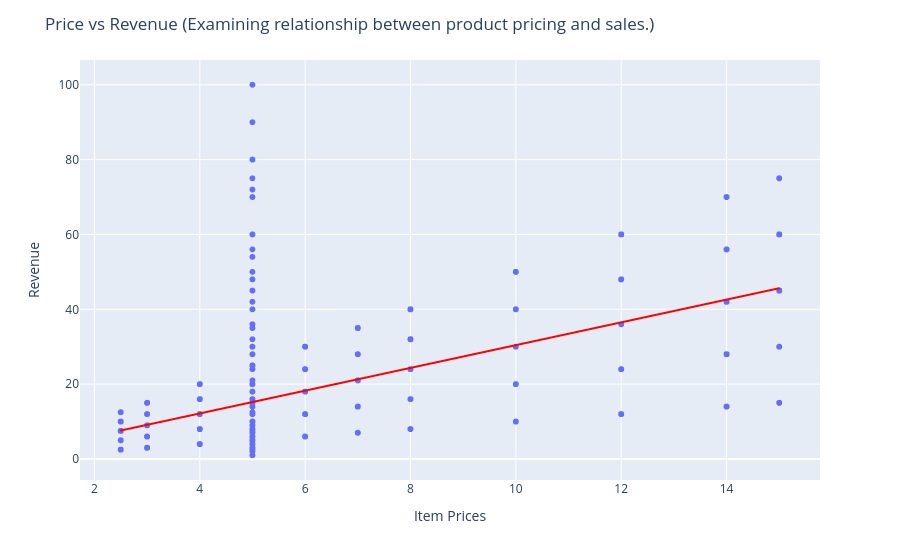

Write notebook code for a chart like this one.
### Code cell
fig = px.scatter(
    df,
    x= 'Price',
    y = 'Revenue',
    trendline = 'ols'

)

fig.update_layout(
    xaxis_title="Item Prices",
    yaxis_title="Revenue",
    title = 'Price vs Revenue (Examining relationship between product pricing and sales.)'
)

fig.data[1].line.color = 'red'
fig.show()

### Figure 1 — Plotly figure (JSON) as saved in the notebook; plotly's stock layout.template omitted (floating-point values rounded to 4 significant figures; data arrays with more than 128 entries replaced by an {"elided": "..."} marker saying what was removed)
{"data": [{"hovertemplate": "Price=%{x}<br>Revenue=%{y}<extra></extra>", "legendgroup": "", "marker": {"color": "#636efa", "symbol": "circle"}, "mode": "markers", "name": "", "showlegend": false, "type": "scattergl", "x": {"elided": "15470 float values"}, "xaxis": "x", "y": {"elided": "15470 float values"}, "yaxis": "y"}, {"hovertemplate": "<b>OLS trendline</b><br>Revenue = 3.04161 * Price + 0.00635506<br>R<sup>2</sup>=0.518278<br><br>Price=%{x}<br>Revenue=%{y} <b>(trend)</b><extra></extra>", "legendgroup": "", "line": {"color": "red"}, "marker": {"color": "#636efa", "symbol": "circle"}, "mode": "lines", "name": "", "showlegend": false, "type": "scattergl", "x": {"elided": "15470 float values"}, "xaxis": "x", "y": {"elided": "15470 float values"}, "yaxis": "y"}], "layout": {"legend": {"tracegroupgap": 0}, "margin": {"t": 60}, "title": {"text": "Price vs Revenue (Examining relationship between product pricing and sales.)"}, "xaxis": {"anchor": "y", "domain": [0, 1], "title": {"text": "Item Prices"}}, "yaxis": {"anchor": "x", "domain": [0, 1], "title": {"text": "Revenue"}}}}
